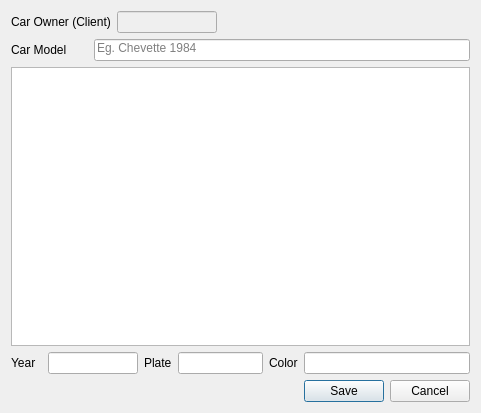
<?xml version="1.0" encoding="UTF-8"?>
<ui version="4.0">
 <class>Client_Add_Car</class>
 <widget class="QDialog" name="Client_Add_Car">
  <property name="geometry">
   <rect>
    <x>0</x>
    <y>0</y>
    <width>481</width>
    <height>413</height>
   </rect>
  </property>
  <property name="windowTitle">
   <string>Adding Car to Client</string>
  </property>
  <property name="windowIcon">
   <iconset resource="images/images.qrc">
    <normaloff>:/emoticons/service.png</normaloff>:/emoticons/service.png</iconset>
  </property>
  <layout class="QGridLayout" name="gridLayout">
   <item row="1" column="0" colspan="3">
    <widget class="QLabel" name="lbl_Model">
     <property name="text">
      <string>Car Model</string>
     </property>
    </widget>
   </item>
   <item row="0" column="4" colspan="3">
    <widget class="QLineEdit" name="line_Client_Name">
     <property name="enabled">
      <bool>false</bool>
     </property>
    </widget>
   </item>
   <item row="1" column="3" colspan="7">
    <widget class="QLineEdit" name="txt_Car_Model">
     <property name="inputMethodHints">
      <set>Qt::ImhNone</set>
     </property>
     <property name="text">
      <string/>
     </property>
     <property name="maxLength">
      <number>50</number>
     </property>
     <property name="alignment">
      <set>Qt::AlignLeading|Qt::AlignLeft|Qt::AlignTop</set>
     </property>
     <property name="placeholderText">
      <string>Eg. Chevette 1984</string>
     </property>
    </widget>
   </item>
   <item row="0" column="0" colspan="4">
    <widget class="QLabel" name="lbl_Car_Owner">
     <property name="text">
      <string>Car Owner (Client)</string>
     </property>
    </widget>
   </item>
   <item row="2" column="0" colspan="10">
    <widget class="QPlainTextEdit" name="txt_Full_Car_Description">
     <property name="tabChangesFocus">
      <bool>true</bool>
     </property>
     <property name="plainText">
      <string/>
     </property>
     <property name="placeholderText">
      <string>Insert the Car's description. Max 300 chars...</string>
     </property>
    </widget>
   </item>
   <item row="3" column="0">
    <widget class="QLabel" name="lbl_Car_Year">
     <property name="text">
      <string>Year  </string>
     </property>
    </widget>
   </item>
   <item row="3" column="1" colspan="4">
    <widget class="QLineEdit" name="txt_Car_Year">
     <property name="focusPolicy">
      <enum>Qt::TabFocus</enum>
     </property>
     <property name="inputMethodHints">
      <set>Qt::ImhNone</set>
     </property>
     <property name="inputMask">
      <string>9999</string>
     </property>
     <property name="text">
      <string/>
     </property>
     <property name="maxLength">
      <number>4</number>
     </property>
    </widget>
   </item>
   <item row="3" column="5">
    <widget class="QLabel" name="lbl_Car_Plate">
     <property name="text">
      <string>Plate</string>
     </property>
    </widget>
   </item>
   <item row="3" column="6" colspan="2">
    <widget class="QLineEdit" name="txt_Car_Plate">
     <property name="text">
      <string/>
     </property>
     <property name="maxLength">
      <number>10</number>
     </property>
    </widget>
   </item>
   <item row="3" column="8">
    <widget class="QLabel" name="lbl_Car_Color">
     <property name="text">
      <string>Color</string>
     </property>
    </widget>
   </item>
   <item row="3" column="9">
    <widget class="QLineEdit" name="txt_Car_Color">
     <property name="sizePolicy">
      <sizepolicy hsizetype="Expanding" vsizetype="Fixed">
       <horstretch>0</horstretch>
       <verstretch>0</verstretch>
      </sizepolicy>
     </property>
     <property name="text">
      <string/>
     </property>
     <property name="maxLength">
      <number>26</number>
     </property>
    </widget>
   </item>
   <item row="4" column="9">
    <widget class="QDialogButtonBox" name="btn_Client_Add_Car">
     <property name="standardButtons">
      <set>QDialogButtonBox::Cancel|QDialogButtonBox::Save</set>
     </property>
    </widget>
   </item>
  </layout>
 </widget>
 <tabstops>
  <tabstop>txt_Car_Model</tabstop>
  <tabstop>txt_Full_Car_Description</tabstop>
  <tabstop>txt_Car_Year</tabstop>
  <tabstop>txt_Car_Plate</tabstop>
  <tabstop>txt_Car_Color</tabstop>
  <tabstop>line_Client_Name</tabstop>
 </tabstops>
 <resources>
  <include location="images/images.qrc"/>
 </resources>
 <connections/>
</ui>
